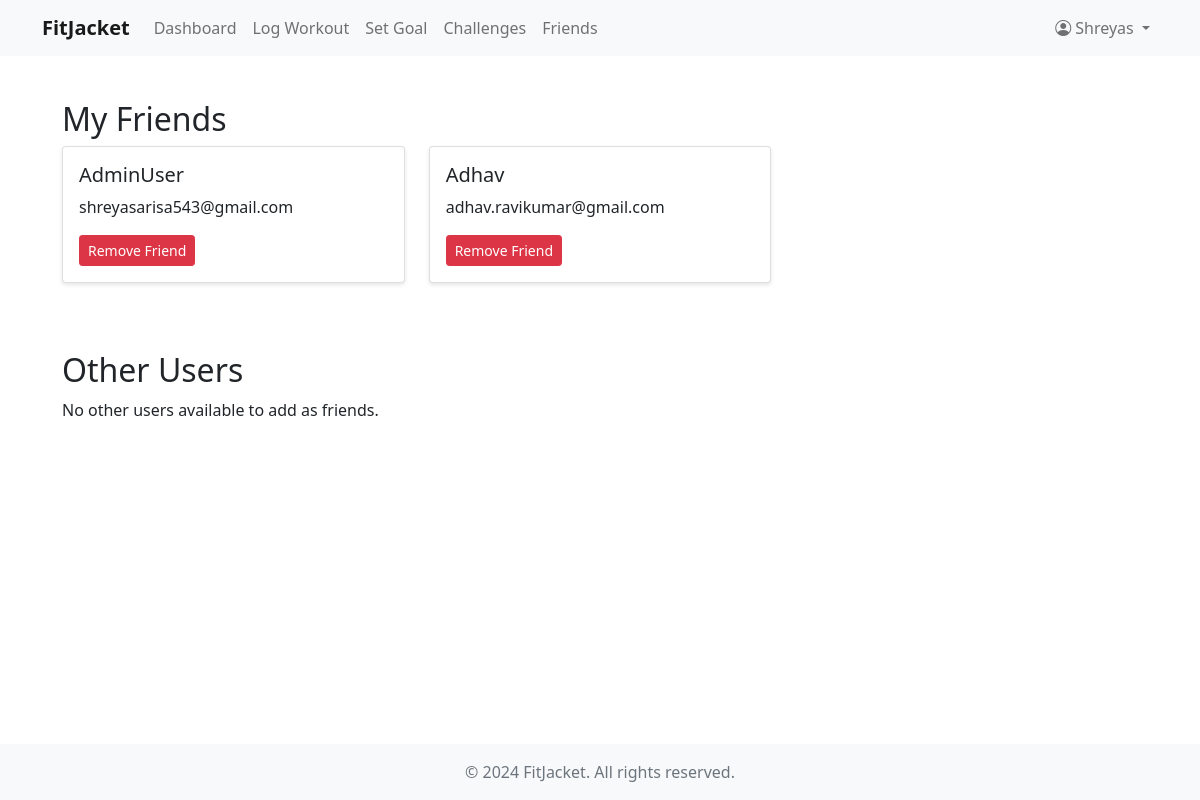
Page /friends/ (signed in) on the committed database.
### fitness/models.py (models this page shows, shortened)
class CustomUser(AbstractUser):
    USER_TYPE_CHOICES = (
        ('user', 'User'),
        ('coach', 'Coach'),
    )
    user_type = models.CharField(max_length=10, choices=USER_TYPE_CHOICES, default='user')
    bio = models.TextField(blank=True)
    profile_picture = models.ImageField(upload_to='profile_pictures/', null=True, blank=True)
    fitness_level = models.CharField(max_length=20, choices=(
        ('beginner', 'Beginner'),
        ('intermediate', 'Intermediate'),
        ('advanced', 'Advanced'),
    ), default='beginner')
    friends = models.ManyToManyField('self', symmetrical=False, blank=True)

### fitness/views.py (the view)
# urls.py: path('friends/', views.friends, name='friends'),
@login_required
def friends(request):
    friends = request.user.friends.all()
    other_users = CustomUser.objects.exclude(id=request.user.id).exclude(id__in=friends.values_list('id', flat=True))
    return render(request, 'fitness/friends.html', {
        'friends': friends,
        'other_users': other_users
    })

### fitness/templates/fitness/friends.html (shortened to what this page needs)
{% extends 'fitness/base.html' %}
{% block content %}
<div class="container mt-4">
    <h2>My Friends</h2>
    <div class="row">
        {% for friend in friends %}
        <div class="col-md-4 mb-4">
            <div class="card">
                <div class="card-body">
                    <h5 class="card-title">{{ friend.username }}</h5>
                    <p class="card-text">{{ friend.email }}</p>
                    <a href="{% url 'remove_friend' friend.id %}" class="btn btn-danger btn-sm">Remove Friend</a>
                </div>
            </div>
        </div>
        {% empty %}
        <div class="col-12">
            <p>You haven't added any friends yet.</p>
        </div>
        {% endfor %}
    </div>
    <h2 class="mt-4">Other Users</h2>
    <div class="row">
        {% for user in other_users %}
        <div class="col-md-4 mb-4">
            <div class="card">
                <div class="card-body">
                    <h5 class="card-title">{{ user.username }}</h5>
                    <p class="card-text">{{ user.email }}</p>
                    <a href="{% url 'add_friend' user.id %}" class="btn btn-primary btn-sm">Add Friend</a>
                </div>
            </div>
        </div>
        {% empty %}
        <div class="col-12">
            <p>No other users available to add as friends.</p>
        </div>
        {% endfor %}
    </div>
</div>
{% endblock %}

### fitness/templates/fitness/base.html (shortened to what this page needs)
<!DOCTYPE html>
<html lang="en">
<head>
    <link href="https://cdn.jsdelivr.net/npm/bootstrap@5.1.3/dist/css/bootstrap.min.css" rel="stylesheet">
    <link rel="stylesheet" href="https://cdn.jsdelivr.net/npm/bootstrap-icons@1.7.2/font/bootstrap-icons.css">
</head>
<body>
    <nav class="navbar navbar-expand-lg navbar-light bg-light">
        <div class="container">
            <a class="navbar-brand" href="{% url 'home' %}">FitJacket</a>
            <div class="collapse navbar-collapse" id="navbarNav">
                <ul class="navbar-nav me-auto">
                    {% if user.is_authenticated %}
                        <li class="nav-item">
                            <a class="nav-link" href="{% url 'dashboard' %}">Dashboard</a>
                        </li>
                        <li class="nav-item">
                            <a class="nav-link" href="{% url 'log_workout' %}">Log Workout</a>
                        </li>
                        <li class="nav-item">
                            <a class="nav-link" href="{% url 'set_goal' %}">Set Goal</a>
                        </li>
                        <li class="nav-item">
                            <a class="nav-link" href="{% url 'challenges' %}">Challenges</a>
                        </li>
                        <li class="nav-item">
                            <a class="nav-link" href="{% url 'friends' %}">Friends</a>
                        </li>
                    {% endif %}
                </ul>
                <ul class="navbar-nav">
                    {% if user.is_authenticated %}
                        <li class="nav-item dropdown">
                            <a class="nav-link dropdown-toggle" href="#" id="navbarDropdown" role="button" data-bs-toggle="dropdown">
                                <i class="bi bi-person-circle"></i> {{ user.username }}
                            </a>
                        </li>
                    {% endif %}
                </ul>
            </div>
        </div>
    </nav>
    <div class="container main-content">
        {% block content %}
        {% endblock %}
    </div>
    <footer class="footer mt-auto py-3 bg-light">
        <div class="container text-center">
            <span class="text-muted">© 2024 FitJacket. All rights reserved.</span>
        </div>
    </footer>
</body>
</html>

### fitness/templates/fitness/base.html (style rules this page uses)
html, body { height: 100%; margin: 0; }
body { display: flex; flex-direction: column; }
.navbar-brand { font-weight: bold; }
.nav-link { color: #333; }
.main-content { padding: 20px; flex: 1 0 auto; }
.card { margin-bottom: 20px; box-shadow: 0 2px 4px rgba(0,0,0,0.1); }
.footer { flex-shrink: 0; width: 100%; }

### rows in the picture
CustomUser: username "Shreyas"
CustomUser: username "AdminUser", email "shreyasarisa543@gmail.com"
CustomUser: username "Adhav", email "adhav.ravikumar@gmail.com"
